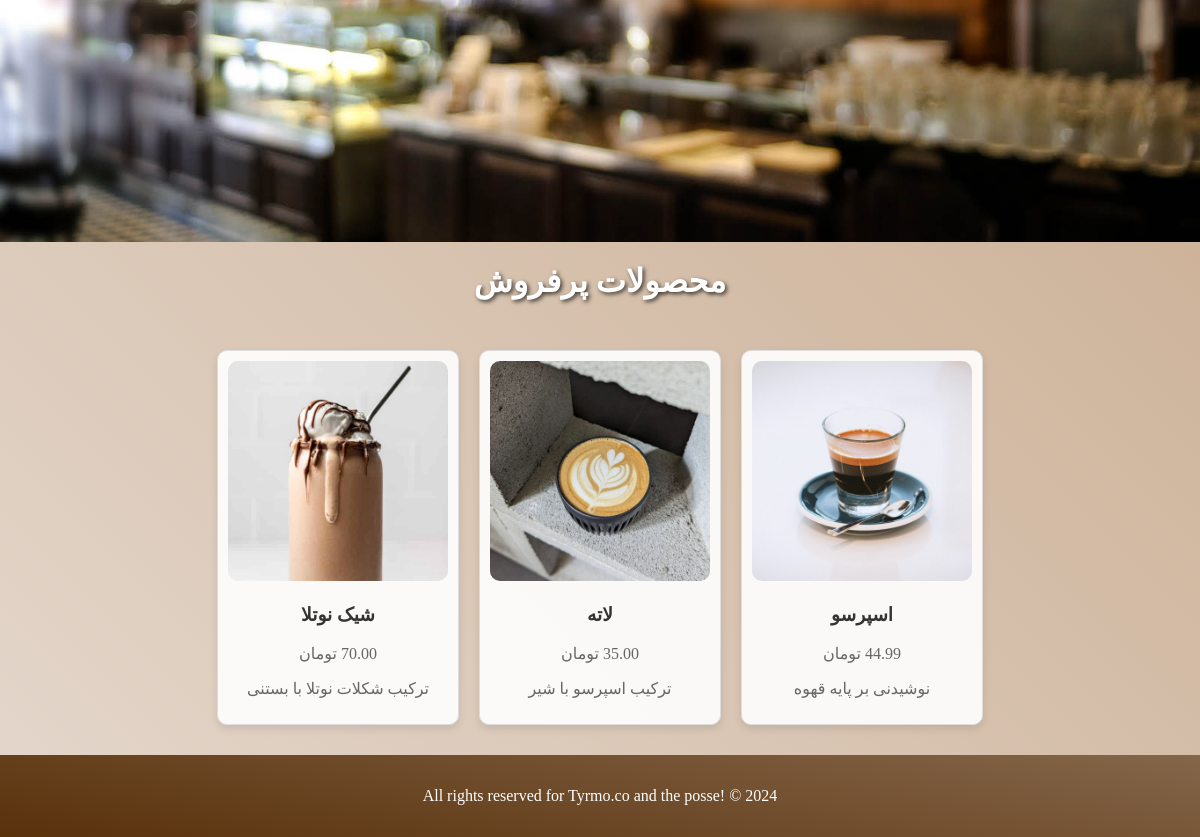
/ (lower part), run on an earlier commit of the app's database.
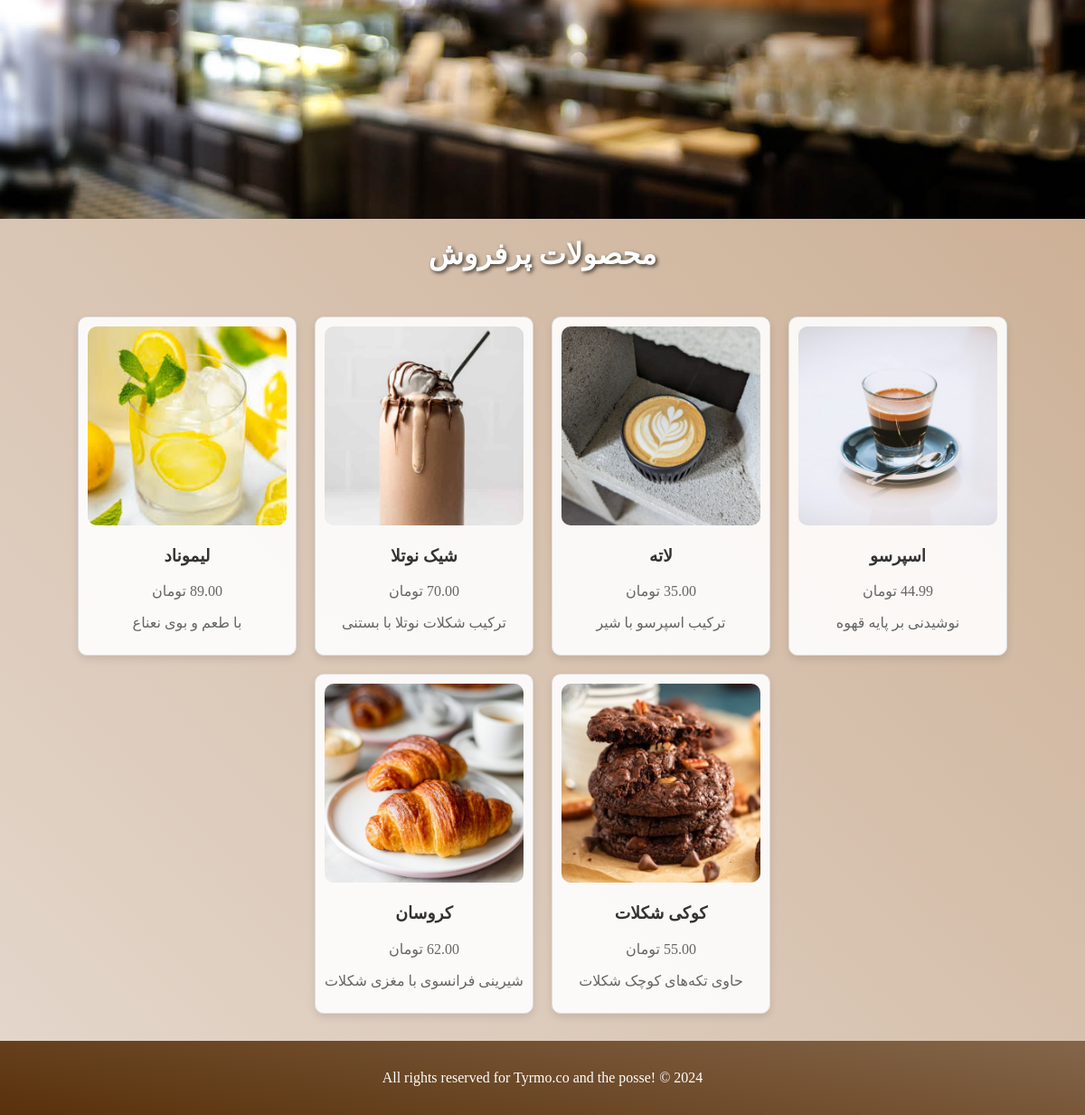
And on a later commit of the database.
### mainapp/models.py (models this page shows, shortened)
class Product(models.Model):
    CATEGORY_CHOICES = [
        ('hot_drinks', 'نوشیدنی گرم'),
        ('cold_drinks', 'نوشیدنی سرد'),
        ('cakes', 'کیک'),
    ]
    category = models.CharField(_("دسته بندی محصول"),max_length=20, choices=CATEGORY_CHOICES, default='hot_drinks')
    name = models.CharField(_('نام'), max_length=255)
    description = models.CharField( _("توضیحات"), max_length=255, blank=True, null=True)
    price = models.DecimalField(_("قیمت"),default=0, max_digits=10, decimal_places=2, validators=[validators.MinValueValidator(0)])
    timeNeeded = models.IntegerField(_("زمان مورد نیاز"),default=0, validators=[validators.MaxValueValidator(60)])
    coffee = models.PositiveIntegerField(_("قهوه"),default=0)
    milk = models.PositiveIntegerField(_("شیر"),default=0)
    chocolate = models.PositiveIntegerField(_("شکلات"),default=0)
    flour = models.PositiveIntegerField(_("آرد"),default=0)
    sugar = models.PositiveIntegerField(_("شکر"),default=0)
    image = models.ImageField(_("تصویر"),upload_to='products/')
    created_at = models.DateTimeField(auto_now_add=True)
    updated_at = models.DateTimeField(auto_now=True)
    sold_count = models.PositiveBigIntegerField(default=0)

### mainapp/views.py (the view)
# urls.py: path('', views.homepage, name='index'),
def homepage(request):
    top_selling_products = Product.objects.order_by('-sold_count')[:12]
    context = {
        'products': top_selling_products
    }
    return render(request, 'index/index.html',context=context)

### templates/index/index.html (shortened to what this page needs)
{% extends 'base.html' %}
{% load static %}
{% block content %}
<div class="slider-container">
    <div class="slider">
        <img src='{% static "dynamics/image1.jpg" %}' alt="تصویر 1">
    </div>
</div>
<h1>محصولات پرفروش</h1>
<div class="best-selling-products">
    {% for product in products %}
    <div class="product-card">
        <img src="{{ product.image.url }}" alt="{{ product.name }}">
        <h3>{{ product.name }}</h3>
        <p>{{ product.price }} تومان</p>
        <p>{{ product.description }}</p>
    </div>
    {% endfor %}
</div>
<div class="footer">
    <p>All rights reserved for Tyrmo.co and the posse! &copy; 2024</p>
</div>
{% endblock content %}

### templates/base.html (shortened to what this page needs)
<!DOCTYPE html>
<html lang="fa">
<head>
    {% load static %}
    <link rel="stylesheet" href="{% static 'css/homePage.css' %}">
    <link rel="stylesheet" href="https://cdnjs.cloudflare.com/ajax/libs/font-awesome/6.0.0-beta3/css/all.min.css">
</head>
<body>
    {% block content %}
    {% endblock content %}
</body>
</html>

### static/css/homePage.css (style rules this page uses)
* { font-family: Vazirmatn; }
body { margin: 0; padding: 0; direction: rtl; background: linear-gradient(225deg, #c3a282,#e4d7cc); }
.slider-container { position: relative; width: 100%; height: 800px; overflow: hidden; margin-top: 50px; }
.slider { position: relative; width: 100%; height: 800px; overflow: hidden; }
.slider img { width: 100%; height: 800px; object-fit: cover; position: absolute; top: 0; left: 0; opacity: 0; transition: opacity 1s ease-in-out; }
.slider img.active { opacity: 1; visibility: visible; }
.footer { background: linear-gradient(10deg, #59310b, #84664a); color: white; text-align: center; padding: 1rem; }

### templates/index/index.html (style rules this page uses)
h1 { text-align: center; margin: 20px 0; color: #fff; text-shadow: 2px 2px 4px rgba(0, 0, 0, 0.7); }
.best-selling-products { display: flex; flex-wrap: wrap; justify-content: center; padding: 20px; }
.product-card { background-color: rgba(255, 255, 255, 0.9); border: 1px solid #ddd; border-radius: 10px; box-shadow: 0 4px 8px rgba(0, 0, 0, 0.1); margin: 10px; padding: 10px; text-align: center; width: 220px; transition: transform 0.2s; }
.product-card img { border-radius: 10px; max-width: 100%; height: auto; }
.product-card h3 { color: #333; }
.product-card p { color: #666; }

What changed in the data, as far as the page shows it:
added Product: image (picture), name "لیموناد", price "89.00", description "با طعم و بوی نعناع"
added Product: image (picture), name "کوکی شکلات", price "55.00", description "حاوی تکه‌های کوچک شکلات"
added Product: image (picture), name "کروسان", price "62.00", description "شیرینی فرانسوی با مغزی شکلات"
